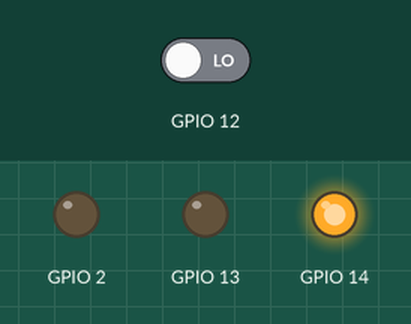
Recording of a sketch running on a simulated ESP8266 (Wemos D1 mini). Parts: output pins drawn as LEDs (lit = HIGH). The inputs (shaded band) are chosen by the test bench; at power-on: GPIO 12 LOW. WiFi joins after 1.5 s; servers stay silent unless stated; what the sketch prints to the serial monitor is not drawn.

Above: at 1.67 s.
At 2.37 s:
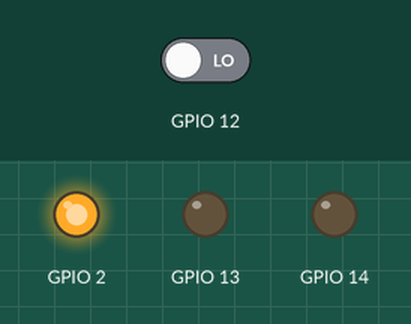
At 4.47 s:
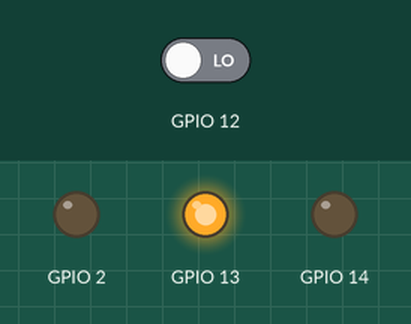
Timing chart, 0 to 5.5 s (numbered marks = the images above):
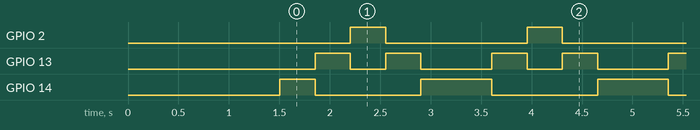

The sketch:

lab_2.ino
```cpp
#include <ESP8266WiFi.h>
#include <ESP8266WebServer.h>

#define LED_PIN_R 2U
#define LED_PIN_Y 13U
#define LED_PIN_G 14U
#define BUTTON    12U

ESP8266WebServer server(80);

volatile bool isHolding = false;
bool webToggle = false;

uint32_t lastStepTime = 0;
int8_t stepIndex = 0;
const uint16_t stepDelay = 350;

const int8_t ledsNormal[] = { LED_PIN_R, LED_PIN_Y, LED_PIN_G };
const int8_t ledsAlt[]    = { LED_PIN_G, LED_PIN_Y, LED_PIN_R, LED_PIN_Y, LED_PIN_G };

void IRAM_ATTR buttonISR() {
  isHolding = (digitalRead(BUTTON) == LOW);
}

void handleRoot() {
  String html = "<html><head><meta charset='UTF-8'><meta name='viewport' content='width=device-width, initial-scale=1'>";
  html += "<style>body{text-align:center; background:#222; color:#fff; font-family:sans-serif;}";
  html += ".btn{width:150px; height:150px; border-radius:50%; border:none; background:#44ff44; color:#000; font-size:20px; font-weight:bold; cursor:pointer;}";
  html += ".btn:active{transform: translateY(4px); background:#22ff22;}</style></head><body>";
  html += "<h2>WEMOS CONTROL</h2>";
  html += "<p>Current sequences:</p>";
  html += "<p>Mode 1: L3-L2-L1-L2-L3</p>";
  html += "<p>Mode 2: L1-L2-L3</p>";
  html += "<button class='btn' onclick=\"fetch('/toggle')\">TOGGLE</button>";
  html += "</body></html>";
  server.send(200, "text/html", html);
}

void handleToggle() {
  webToggle = !webToggle;
  server.send(200, "text/plain", "OK");
}

void setup() {
  Serial.begin(115200);

  pinMode(LED_PIN_R, OUTPUT);
  pinMode(LED_PIN_Y, OUTPUT);
  pinMode(LED_PIN_G, OUTPUT);

  pinMode(BUTTON, INPUT);
  attachInterrupt(digitalPinToInterrupt(BUTTON), buttonISR, CHANGE);

  WiFi.mode(WIFI_STA);
  WiFi.begin("Redmi Note 10 5G", "123456789");

  Serial.print("Connecting");
  while (WiFi.status() != WL_CONNECTED) {
    delay(500);
    Serial.print(".");
  }

  Serial.println("");
  Serial.print("IP Address: ");
  Serial.println(WiFi.localIP());

  server.on("/", handleRoot);
  server.on("/toggle", handleToggle);
  server.begin();
}

void handleWeb() {
  server.handleClient();
}

void handleButton() {
  static bool lastState = false;
  bool currentState = isHolding ^ webToggle;

  if (currentState != lastState) {
    stepIndex = 0;
    lastState = currentState;
    digitalWrite(LED_PIN_R, LOW);
    digitalWrite(LED_PIN_Y, LOW);
    digitalWrite(LED_PIN_G, LOW);
  }
}

void handleLEDs() {
  if (millis() - lastStepTime < stepDelay) return;
  lastStepTime = millis();

  digitalWrite(LED_PIN_R, LOW);
  digitalWrite(LED_PIN_Y, LOW);
  digitalWrite(LED_PIN_G, LOW);

  bool currentState = isHolding ^ webToggle;

  if (currentState) {
    digitalWrite(ledsNormal[stepIndex], HIGH);
    stepIndex = (stepIndex + 1) % 3;
  } else {
    digitalWrite(ledsAlt[stepIndex], HIGH);
    stepIndex = (stepIndex + 1) % 5;
  }
}

void loop() {
  handleWeb();
  handleButton();
  handleLEDs();
}
```

Measured:
- by itself, GPIO 2: alternates HIGH for 0.35 s and LOW for 1.4 s
- by itself, GPIO 13: repeats every 1.8 s: LOW 0.35 s, HIGH 0.35 s, LOW 0.70 s, HIGH 0.35 s
- by itself, GPIO 14: repeats every 1.8 s: LOW 1.1 s, HIGH 0.70 s
